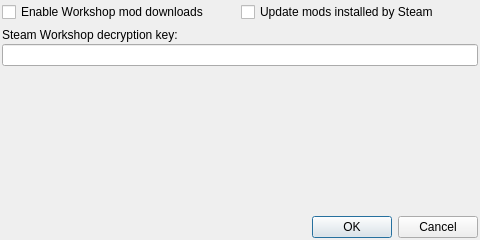
<?xml version="1.0" encoding="UTF-8"?>
<ui version="4.0">
 <class>MultiBound::SettingsWindow</class>
 <widget class="QDialog" name="MultiBound::SettingsWindow">
  <property name="geometry">
   <rect>
    <x>0</x>
    <y>0</y>
    <width>480</width>
    <height>240</height>
   </rect>
  </property>
  <property name="windowTitle">
   <string>MultiBound Settings</string>
  </property>
  <layout class="QVBoxLayout" name="verticalLayout">
   <property name="spacing">
    <number>2</number>
   </property>
   <property name="leftMargin">
    <number>2</number>
   </property>
   <property name="topMargin">
    <number>2</number>
   </property>
   <property name="rightMargin">
    <number>2</number>
   </property>
   <property name="bottomMargin">
    <number>2</number>
   </property>
   <item>
    <layout class="QGridLayout" name="gridLayout">
     <property name="spacing">
      <number>2</number>
     </property>
     <item row="4" column="0" colspan="2">
      <widget class="QLineEdit" name="workshopDecryptionKey">
       <property name="toolTip">
        <string>&lt;html&gt;&lt;head/&gt;&lt;body&gt;&lt;p&gt;The decryption key required for MultiBound to download and update Steam Workshop mods.&lt;/p&gt;&lt;p&gt;This is obtained from your Steam installation on startup; if for whatever reason no valid key could be found automatically, it may be entered manually.&lt;/p&gt;&lt;/body&gt;&lt;/html&gt;</string>
       </property>
       <property name="inputMask">
        <string>&lt;hhhhhhhhhhhhhhhhhhhhhhhhhhhhhhhhhhhhhhhhhhhhhhhhhhhhhhhhhhhhhhhh</string>
       </property>
       <property name="maxLength">
        <number>64</number>
       </property>
      </widget>
     </item>
     <item row="2" column="0">
      <widget class="QLabel" name="label">
       <property name="text">
        <string>Steam Workshop decryption key:</string>
       </property>
      </widget>
     </item>
     <item row="0" column="1">
      <widget class="QCheckBox" name="steamcmdUpdateSteamMods">
       <property name="text">
        <string>Update mods installed by Steam</string>
       </property>
      </widget>
     </item>
     <item row="0" column="0">
      <widget class="QCheckBox" name="steamcmdEnabled">
       <property name="text">
        <string>Enable Workshop mod downloads</string>
       </property>
      </widget>
     </item>
     <item row="1" column="0">
      <spacer name="verticalSpacer_2">
       <property name="orientation">
        <enum>Qt::Vertical</enum>
       </property>
       <property name="sizeType">
        <enum>QSizePolicy::Fixed</enum>
       </property>
       <property name="sizeHint" stdset="0">
        <size>
         <width>4</width>
         <height>4</height>
        </size>
       </property>
      </spacer>
     </item>
    </layout>
   </item>
   <item>
    <spacer name="verticalSpacer">
     <property name="orientation">
      <enum>Qt::Vertical</enum>
     </property>
     <property name="sizeHint" stdset="0">
      <size>
       <width>20</width>
       <height>40</height>
      </size>
     </property>
    </spacer>
   </item>
   <item>
    <widget class="QDialogButtonBox" name="buttonBox">
     <property name="orientation">
      <enum>Qt::Horizontal</enum>
     </property>
     <property name="standardButtons">
      <set>QDialogButtonBox::Cancel|QDialogButtonBox::Ok</set>
     </property>
    </widget>
   </item>
  </layout>
 </widget>
 <resources/>
 <connections>
  <connection>
   <sender>buttonBox</sender>
   <signal>accepted()</signal>
   <receiver>MultiBound::SettingsWindow</receiver>
   <slot>accept()</slot>
   <hints>
    <hint type="sourcelabel">
     <x>248</x>
     <y>254</y>
    </hint>
    <hint type="destinationlabel">
     <x>157</x>
     <y>274</y>
    </hint>
   </hints>
  </connection>
  <connection>
   <sender>buttonBox</sender>
   <signal>rejected()</signal>
   <receiver>MultiBound::SettingsWindow</receiver>
   <slot>reject()</slot>
   <hints>
    <hint type="sourcelabel">
     <x>316</x>
     <y>260</y>
    </hint>
    <hint type="destinationlabel">
     <x>286</x>
     <y>274</y>
    </hint>
   </hints>
  </connection>
 </connections>
</ui>
